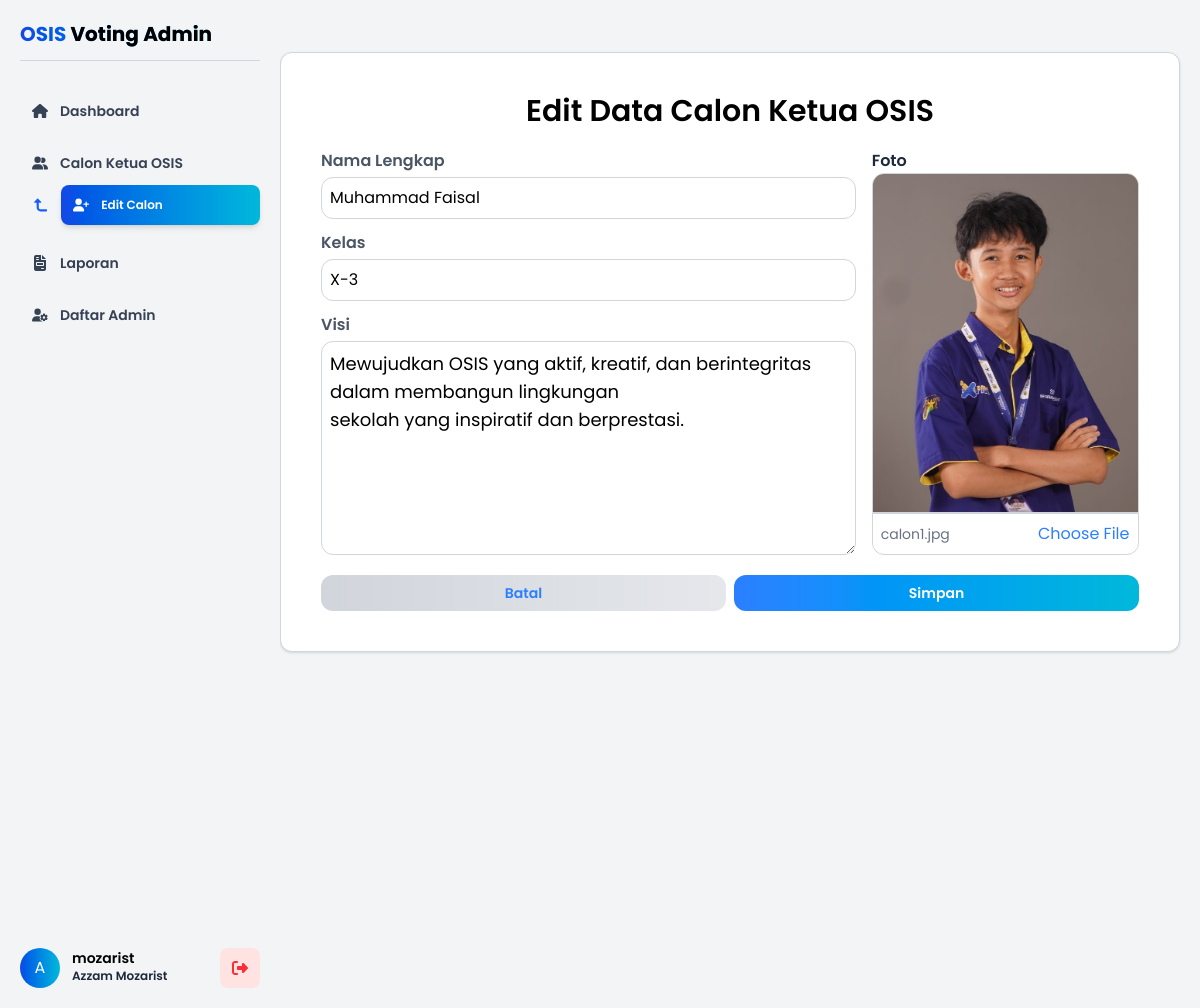
/admin/edit_calon.php?id_calon=17 (signed in), run on the app's committed database.
### tables this page shows
CREATE TABLE `calon` (
  `id_calon` int NOT NULL,
  `nama` varchar(50) NOT NULL,
  `visi` text NOT NULL,
  `kelas` varchar(50) NOT NULL,
  `foto` varchar(255) NOT NULL
);

### admin/edit_calon.php (the view, shortened to what this page needs)
<?php
include "header.php" ;
$id_calon = $_GET['id_calon'];
$data_calon_per_id = "select * from calon where id_calon = '$id_calon'";
$go = mysqli_query($koneksi, $data_calon_per_id);
$ambil_data = mysqli_fetch_assoc($go);
?>
<form action="" method="POST" enctype="multipart/form-data" class="w-full space-y-5 self-center p-5">
    <h2 class="font-semibold text-3xl text-center">Edit Data Calon Ketua OSIS</h2>
    <div class="flex flex-col gap-3">
        <div class="flex flex-col lg:flex-row gap-4">
            <div class="flex-2 flex flex-col gap-3 order-2 lg:order-1">
                <div class="flex flex-col gap-1 w-full">
                    <label class="font-semibold text-gray-600">Nama Lengkap</label>
                    <input type="text" name="nama" value="<?=$ambil_data['nama']?>" class="p-2 border border-gray-300 rounded-xl">
                </div>
                <div class="flex flex-col gap-1 w-full">
                    <label class="font-semibold text-gray-600">Kelas</label>
                    <input type="text" name="kelas" value="<?=$ambil_data['kelas']?>" class="p-2 border border-gray-300 rounded-xl">
                </div>
                <div class="flex-3 flex flex-col gap-1 w-full">
                    <label class="font-semibold text-gray-600">Visi</label>
                    <textarea rows="7" type="text" name="visi" placeholder="Max 225 characters" maxlength="255" class="w-full h-full p-2 text-lg border border-gray-300 rounded-xl"><?=$ambil_data['visi']?></textarea>
                </div>
            </div>
            <div class="flex-1 flex flex-col w-full order-1 lg:order-2">
                <label class="font-semibold text-gray-800">Foto</label>
                <img id="preview-image" src="../Assets/uploads/<?=$ambil_data['foto']?>" alt="<?=$ambil_data['foto']?>" class="w-full h-full aspect-square object-cover rounded-t-xl border border-gray-300">
                <div class="flex justify-between items-center  bg-white p-2 border border-gray-300 rounded-b-xl">
                    <p id="nama-file" class="text-sm text-gray-500"><?=$ambil_data['foto']?></p>
                    <input type="file" name="foto" id="foto" class="file:text-blue-500 hover:file:text-gray-800 file:transition file:w-fit w-23 file:rounded-md">
                </div>
            </div>
        </div>
    </div>
    <div class="flex gap-2">
        <a href="calon.php" class="bg-gradient-to-r hover:from-gray-400 hover:to-gray-200 from-gray-300 to-gray-200 hover:text-blue-600 text-blue-500 text-sm text-center font-semibold w-full px-10 py-2 rounded-xl transition">Batal</a>
        <button type="submit" name="go" class="bg-gradient-to-r from-blue-500 to-cyan-500 hover:from-blue-600 hover:to-cyan-600 text-white text-sm font-semibold w-full px-10 py-2 rounded-xl transition">Simpan</button>
    </div>
</form>
</main>
</body>
</html>

### data on the page
calon: nama "Muhammad Faisal", kelas "X-3", visi "Mewujudkan OSIS yang aktif, kreatif, dan berintegritas dalam membangun lingkungan sekolah yang inspiratif dan berprestasi.", foto (picture), foto "calon1.jpg"

### other printed values
substr($_SESSION['nama_lengkap'], 0, 1) "A"
$_SESSION['username'] "mozarist"
$_SESSION['nama_lengkap'] "Azzam Mozarist"
